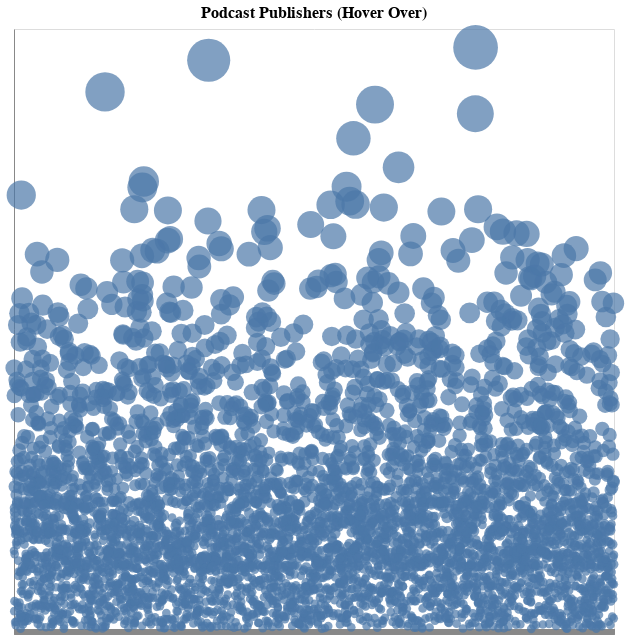

Notebook cell for this chart:
### Markdown cell above
## Plot of All Publishers

### Code cell
import altair as alt
import pandas as pd
import numpy as np

# Create a scatter plot with circles to represent the categorical table
circle_table = alt.Chart(df_pub.sample(5000)).mark_circle().encode(
    x=alt.X('publisher:O', axis=alt.Axis(labels=False, title='')),
    y=alt.Y('Number of Episodes Jitter:Q', scale=alt.Scale(type='log'), axis=alt.Axis(labels=False, title='')),
    size=alt.Size('CircleSize:Q', scale=alt.Scale(range=[5, 2000]), legend=None),  # Adjust size range as needed
    #color=alt.Color('publisher:N', legend=None),
    color=alt.Color(scale=alt.Scale(scheme='blueorange-8')),
    tooltip=['publisher:N', 'Number of Episodes:Q','Number of Shows:Q']  # Add a tooltip with 'Category' and 'Value'
).properties(
    width=600,
    height=600,
    title='Podcast Publishers (Hover Over)'
).configure_title(
    fontSize=16,
    anchor='middle'
).configure_axis(
    grid=False  # Remove gridlines
).configure_axisY(
    ticks=False
)

circle_table

### Figure 1 — Vega-Lite specification as saved in the notebook (floating-point values rounded to 4 significant figures; data arrays with more than 128 entries replaced by an {"elided": "..."} marker saying what was removed)
{"config": {"view": {"continuousWidth": 300, "continuousHeight": 300}, "axis": {"grid": false}, "axisY": {"ticks": false}, "title": {"anchor": "middle", "fontSize": 16}}, "data": {"name": "data-3105dc7b89edb8f1a6632234815112f3"}, "mark": {"type": "circle"}, "encoding": {"color": {"scale": {"scheme": "blueorange-8"}}, "size": {"field": "CircleSize", "legend": null, "scale": {"range": [5, 2000]}, "type": "quantitative"}, "tooltip": [{"field": "publisher", "type": "nominal"}, {"field": "Number of Episodes", "type": "quantitative"}, {"field": "Number of Shows", "type": "quantitative"}], "x": {"axis": {"labels": false, "title": ""}, "field": "publisher", "type": "ordinal"}, "y": {"axis": {"labels": false, "title": ""}, "field": "Number of Episodes Jitter", "scale": {"type": "log"}, "type": "quantitative"}}, "height": 600, "title": "Podcast Publishers (Hover Over)", "width": 600, "$schema": "https://vega.github.io/schema/vega-lite/v5.15.1.json", "datasets": {"data-3105dc7b89edb8f1a6632234815112f3": {"elided": "5000 records"}}}
